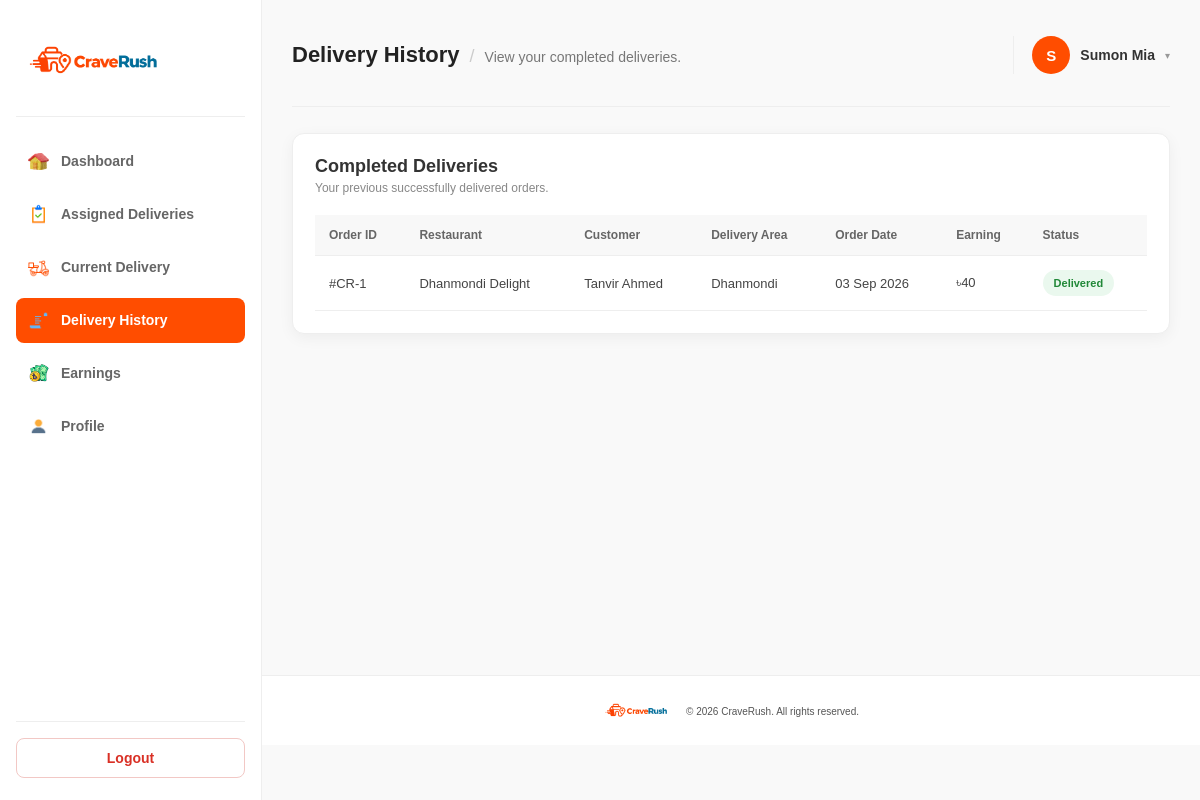
The app's page /views/deliveryman/history.php (signed in) with its own data.
### tables this page shows
CREATE TABLE Deliveryman (
    Deliveryman_ID       INT PRIMARY KEY AUTO_INCREMENT,
    Name                 VARCHAR(100) NOT NULL,
    Phone_Number         VARCHAR(20)  NOT NULL,
    Email                VARCHAR(150) NOT NULL UNIQUE,
    Password             VARCHAR(255) NOT NULL,    
    Vehicle_Type         VARCHAR(50)  NOT NULL,    
    Area_ID              INT NOT NULL,
    Online_Status        VARCHAR(20)  NOT NULL,    
    Availability_Status  VARCHAR(20)  NOT NULL,    
    Profile_Image_Path   VARCHAR(255) NULL,        

    CONSTRAINT FK_Deliveryman_Area
        FOREIGN KEY (Area_ID)
        REFERENCES Area(Area_ID)
);

CREATE TABLE Delivery (
    Delivery_ID       INT PRIMARY KEY AUTO_INCREMENT,
    Order_ID          INT NOT NULL UNIQUE,
    Deliveryman_ID    INT NULL,
    Delivery_Status   VARCHAR(30) NOT NULL,    

    CONSTRAINT FK_Delivery_Order
        FOREIGN KEY (Order_ID)
        REFERENCES `Order`(Order_ID)
        ON DELETE CASCADE,

    CONSTRAINT FK_Delivery_Deliveryman
        FOREIGN KEY (Deliveryman_ID)
        REFERENCES Deliveryman(Deliveryman_ID)
        ON DELETE SET NULL
);

CREATE TABLE `Order` (
    Order_ID          INT PRIMARY KEY AUTO_INCREMENT,
    Customer_ID       INT NULL,
    Restaurant_ID     INT NOT NULL,
    Order_Date        DATETIME NOT NULL DEFAULT CURRENT_TIMESTAMP,
    Delivery_Area_ID  INT NOT NULL,
    Food_Subtotal     DECIMAL(10,2) NOT NULL,
    Delivery_Fee      DECIMAL(10,2) NOT NULL,
    Total_Amount      DECIMAL(10,2) NOT NULL,
    Payment_Method    VARCHAR(30) NOT NULL,    
    Payment_Status    VARCHAR(20) NOT NULL,    
    Order_Status      VARCHAR(30) NOT NULL,    
    Note              VARCHAR(500) NULL,       

    CONSTRAINT FK_Order_Customer
        FOREIGN KEY (Customer_ID)
        REFERENCES Customer(Customer_ID)
        ON DELETE SET NULL,

    CONSTRAINT FK_Order_Restaurant
        FOREIGN KEY (Restaurant_ID)
        REFERENCES Restaurant(Restaurant_ID)
        ON DELETE CASCADE,

    CONSTRAINT FK_Order_Area
        FOREIGN KEY (Delivery_Area_ID)
        REFERENCES Area(Area_ID)
);

CREATE TABLE Restaurant (
    Restaurant_ID        INT PRIMARY KEY AUTO_INCREMENT,
    Name                 VARCHAR(150) NOT NULL,
    Phone_Number         VARCHAR(20)  NOT NULL,
    Email                VARCHAR(150) NOT NULL UNIQUE,
    Username              VARCHAR(50)  NOT NULL UNIQUE,
    Password             VARCHAR(255) NOT NULL,    
    Area_ID              INT NOT NULL,
    Availability_Status  VARCHAR(20)  NOT NULL,    
    Profile_Image_Path   VARCHAR(255) NULL,        

    CONSTRAINT FK_Restaurant_Area
        FOREIGN KEY (Area_ID)
        REFERENCES Area(Area_ID)
);

CREATE TABLE Customer (
    Customer_ID  INT PRIMARY KEY AUTO_INCREMENT,
    Name         VARCHAR(100) NOT NULL,
    Phone_Number VARCHAR(20)  NOT NULL,
    Email        VARCHAR(150) NOT NULL UNIQUE,
    Password     VARCHAR(255) NOT NULL,      
    Area_ID      INT NOT NULL,
    Profile_Image_Path VARCHAR(255) NULL,    

    CONSTRAINT FK_Customer_Area
        FOREIGN KEY (Area_ID)
        REFERENCES Area(Area_ID)
);

CREATE TABLE Area (
    Area_ID   INT PRIMARY KEY AUTO_INCREMENT,
    Area_Name VARCHAR(100) NOT NULL
);

### models/deliveryman_model.php (called while the page is built, shortened)
<?php
require_once __DIR__ . "/../config/config.php";
function getDeliverymanById($deliverymanId)
{
    global $conn;
    $stmt = mysqli_prepare(
        $conn,
        "SELECT d.Deliveryman_ID AS deliveryman_id,
        d.Name AS name,
        d.Phone_Number AS phone_number,
        d.Email AS email,
        d.Vehicle_Type AS vehicle_type,
        d.Area_ID AS area_id,
        d.Online_Status AS online_status,
        d.Availability_Status AS availability_status,
        d.Profile_Image_Path AS profile_image,
        a.Area_Name AS area_name
        FROM Deliveryman d
        JOIN Area a ON d.Area_ID = a.Area_ID
        WHERE d.Deliveryman_ID = ?"
    );
    mysqli_stmt_bind_param($stmt, "i", $deliverymanId);
    mysqli_stmt_execute($stmt);
    $result = mysqli_stmt_get_result($stmt);
    $deliveryman = mysqli_fetch_assoc($result);
    return $deliveryman;
}
function getDeliveryHistory($deliverymanId)
{
    global $conn;
    $stmt = mysqli_prepare(
        $conn,
        "SELECT o.Order_ID AS order_id,
        o.Order_Date AS order_date,
        o.Delivery_Fee AS delivery_fee,
        r.Name AS restaurant_name,
        c.Name AS customer_name,
        a.Area_Name AS area_name,
        d.Delivery_Status AS delivery_status
        FROM Delivery d
        JOIN `Order` o ON d.Order_ID = o.Order_ID
        JOIN Restaurant r ON o.Restaurant_ID = r.Restaurant_ID
        LEFT JOIN Customer c ON o.Customer_ID = c.Customer_ID
        JOIN Area a ON o.Delivery_Area_ID = a.Area_ID
        WHERE d.Deliveryman_ID = ?
        AND o.Order_Status = 'Delivered'
        ORDER BY o.Order_ID DESC"
    );
    mysqli_stmt_bind_param($stmt, "i", $deliverymanId);
    mysqli_stmt_execute($stmt);
    $deliveryHistory = mysqli_stmt_get_result($stmt);
    return $deliveryHistory;
}

### controllers/deliveryman_controller.php (called while the page is built, shortened)
<?php
require_once __DIR__ . "/../models/deliveryman_model.php";
$deliverymanId = (int) $_SESSION["deliveryman_id"];
$deliveryman = getDeliverymanById($deliverymanId);
$currentPage = basename($_SERVER["PHP_SELF"]);
if ($currentPage == "dashboard.php")
{
    $totalDeliveries = 0;
    $completedDeliveries = 0;
    $activeDeliveries = 0;
    $totalEarnings = 0;
    $stats = getDeliverymanStats($deliverymanId);
    if ($stats)
    {
        $totalDeliveries = $stats["total_deliveries"] ?? 0;
        $completedDeliveries = $stats["completed_deliveries"] ?? 0;
        $activeDeliveries = $stats["active_deliveries"] ?? 0;
        $totalEarnings = $stats["total_earnings"] ?? 0;
    }
    $activeOrder = getActiveOrderSummary($deliverymanId);
}
else if ($currentPage == "history.php")
{
    $deliveryHistory = getDeliveryHistory($deliverymanId);
}
?>

### views/deliveryman/history.php (the view, shortened to what this page needs)
<?php
require_once __DIR__ . "/../../controllers/deliveryman_controller.php";
?>
<!DOCTYPE html>
<html lang="en">
<head>
  <link rel="stylesheet" href="../../assets/css/deliveryman.css?v=6">
</head>
<body>
  <?php require __DIR__ . "/partials/sidebar.php"; ?>
  <main class="main-content">
    <?php
      $pageTitle = "Delivery History";
      $pageSubtitle = "View your completed deliveries.";
      require __DIR__ . "/partials/header.php";
    ?>
    <section class="content-card">
      <div class="card-heading">
        <div>
          <h2>Completed Deliveries</h2>
          <p>Your previous successfully delivered orders.</p>
        </div>
      </div>
      <div class="table-wrapper">
        <table class="data-table">
          <thead>
            <tr>
              <th>Order ID</th>
              <th>Restaurant</th>
              <th>Customer</th>
              <th>Delivery Area</th>
              <th>Order Date</th>
              <th>Earning</th>
              <th>Status</th>
            </tr>
          </thead>
          <tbody>
            <?php if ($deliveryHistory && mysqli_num_rows($deliveryHistory) > 0): ?>
              <?php while ($delivery = mysqli_fetch_assoc($deliveryHistory)): ?>
              <tr>
                <td>#CR-<?= (int) $delivery["order_id"] ?></td>
                <td>
                  <?= htmlspecialchars($delivery["restaurant_name"]) ?>
                </td>
                <td>
                  <?= htmlspecialchars($delivery["customer_name"]) ?>
                </td>
                <td>
                  <?= htmlspecialchars($delivery["area_name"]) ?>
                </td>
                <td>
                  <?= date("d M Y", strtotime($delivery["order_date"])) ?>
                </td>
                <td>
                  ৳<?= number_format($delivery["delivery_fee"], 0) ?>
                </td>
                <td>
                  <span class="status-badge green">
                    <?= htmlspecialchars($delivery["delivery_status"]) ?>
                  </span>
                </td>
              </tr>
              <?php endwhile; ?>
            <?php endif; ?>
          </tbody>
        </table>
      </div>
    </section>
  </main>
  <?php $footerAssetPath = "../../"; require_once __DIR__ . "/../partials/footer.php"; ?>
</body>
</html>

### views/deliveryman/partials/header.php (shortened to what this page needs)
<header class="topbar">
  <div class="topbar-title">
    <span class="topbar-title-main"><?= htmlspecialchars($pageTitle) ?></span>
    <?php if (!empty($pageSubtitle)): ?>
      <span class="topbar-title-sep">/</span>
      <span class="topbar-title-sub"><?= $pageSubtitle ?></span>
    <?php endif; ?>
  </div>
  <div class="topbar-actions">
    <div class="topbar-profile" id="profileToggle">
      <?php if (!empty($deliveryman["profile_image"])) : ?>
        <div class="header-avatar"><img src="../../<?= htmlspecialchars($deliveryman["profile_image"]) ?>" alt="<?= htmlspecialchars($deliveryman["name"] ?? "Deliveryman") ?>"></div>
      <?php else : ?>
        <div class="header-avatar"><?= htmlspecialchars(strtoupper(substr($deliveryman["name"] ?? "D", 0, 1))) ?></div>
      <?php endif; ?>
      <span class="profile-name"><?= htmlspecialchars($deliveryman["name"] ?? "Deliveryman") ?></span>
      <span class="profile-caret">▾</span>
    </div>
  </div>
</header>

### assets/css/deliveryman.css (style rules this page uses)
* { box-sizing: border-box; margin: 0; padding: 0; }
body { font-family: Arial, sans-serif; background: #F9F9F9; color: #333333; min-height: 675px; font-size: 14px; }
.main-content { margin-left: 262px; padding: 30px; min-height: 675px; }
.topbar { display: flex; align-items: center; justify-content: space-between; gap: 18px; padding: 6px 0 32px 0; border-bottom: 1px solid #EEEEEE; margin-bottom: 26px; flex-wrap: wrap; }
.topbar-title { display: flex; align-items: baseline; flex-wrap: wrap; gap: 10px; margin-right: auto; }
.topbar-title-main { color: #222222; font-size: 22px; font-weight: 700; }
.topbar-title-sep { color: #CCCCCC; font-size: 18px; }
.topbar-title-sub { color: #777777; font-size: 14px; }
.topbar-actions { display: flex; align-items: center; gap: 20px; }
.topbar-profile { position: relative; display: flex; align-items: center; gap: 10px; cursor: pointer; padding-left: 18px; border-left: 1px solid #EEEEEE; }
.header-avatar { width: 38px; height: 38px; border-radius: 50%; background: #FF4D00; color: #FFFFFF; display: flex; align-items: center; justify-content: center; font-weight: 700; font-size: 15px; flex-shrink: 0; overflow: hidden; }
.profile-name { font-weight: 600; color: #333333; font-size: 14px; }
.profile-caret { color: #999999; font-size: 10px; }
.content-card { background: #FFFFFF; border: 1px solid #EEEEEE; border-radius: 12px; padding: 22px; margin-bottom: 18px; box-shadow: 0 4px 15px rgba(0, 0, 0, 0.05); }
.card-heading { display: flex; align-items: center; justify-content: space-between; gap: 16px; margin-bottom: 20px; }
.card-heading h2 { color: #333333; font-size: 18px; margin-bottom: 4px; }
.card-heading p { color: #888888; font-size: 12px; }
.status-badge { display: inline-block; border-radius: 16px; padding: 7px 11px; font-size: 11px; font-weight: 700; white-space: nowrap; }
.status-badge.green { background: #EAF8EE; color: #218838; }
.table-wrapper { width: 100%; overflow-x: auto; }
.data-table { width: 100%; border-collapse: collapse; }
.data-table th { background: #F8F8F8; color: #666666; padding: 13px 14px; font-size: 12px; font-weight: 700; text-align: left; border-bottom: 1px solid #EEEEEE; }
.data-table td { color: #444444; padding: 14px; font-size: 13px; border-bottom: 1px solid #EEEEEE; }

### records on screen
deliveryman: Name "S", Name "Sumon Mia"
delivery: Order_ID.Order_ID "1", restaurant.Name "Dhanmondi Delight", customer.Name "Tanvir Ahmed", area.Area_Name "Dhanmondi", Order_ID.Order_Date "03 Sep 2026", Order_ID.Delivery_Fee "40", Delivery_Status "Delivered"

### other values on screen
$pageTitle "Delivery History"
$pageSubtitle "View your completed deliveries."
